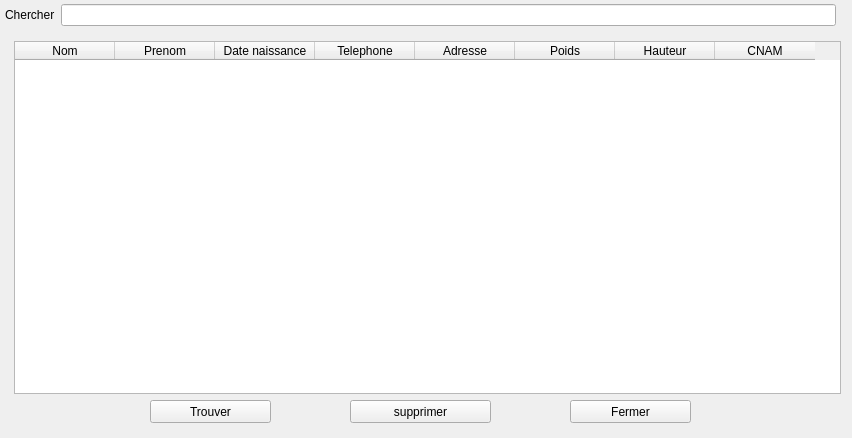
<?xml version="1.0" encoding="UTF-8"?>
<ui version="4.0">
 <class>MainWindow</class>
 <widget class="QMainWindow" name="MainWindow">
  <property name="geometry">
   <rect>
    <x>0</x>
    <y>0</y>
    <width>852</width>
    <height>438</height>
   </rect>
  </property>
  <property name="windowTitle">
   <string>Supprimer patient</string>
  </property>
  <widget class="QWidget" name="centralwidget">
   <widget class="QPushButton" name="fermer">
    <property name="geometry">
     <rect>
      <x>570</x>
      <y>400</y>
      <width>121</width>
      <height>23</height>
     </rect>
    </property>
    <property name="text">
     <string>Fermer</string>
    </property>
   </widget>
   <widget class="QTableWidget" name="patient">
    <property name="geometry">
     <rect>
      <x>14</x>
      <y>41</y>
      <width>827</width>
      <height>353</height>
     </rect>
    </property>
    <property name="alternatingRowColors">
     <bool>true</bool>
    </property>
    <attribute name="horizontalHeaderDefaultSectionSize">
     <number>100</number>
    </attribute>
    <column>
     <property name="text">
      <string>Nom</string>
     </property>
    </column>
    <column>
     <property name="text">
      <string>Prenom</string>
     </property>
    </column>
    <column>
     <property name="text">
      <string>Date naissance</string>
     </property>
    </column>
    <column>
     <property name="text">
      <string>Telephone</string>
     </property>
    </column>
    <column>
     <property name="text">
      <string>Adresse</string>
     </property>
    </column>
    <column>
     <property name="text">
      <string>Poids</string>
     </property>
    </column>
    <column>
     <property name="text">
      <string>Hauteur</string>
     </property>
    </column>
    <column>
     <property name="text">
      <string>CNAM</string>
     </property>
    </column>
   </widget>
   <widget class="QWidget" name="layoutWidget">
    <property name="geometry">
     <rect>
      <x>5</x>
      <y>4</y>
      <width>831</width>
      <height>22</height>
     </rect>
    </property>
    <layout class="QHBoxLayout" name="horizontalLayout_2">
     <item>
      <widget class="QLabel" name="label_2">
       <property name="sizePolicy">
        <sizepolicy hsizetype="Fixed" vsizetype="Preferred">
         <horstretch>0</horstretch>
         <verstretch>0</verstretch>
        </sizepolicy>
       </property>
       <property name="text">
        <string>Chercher</string>
       </property>
      </widget>
     </item>
     <item>
      <widget class="QLineEdit" name="chercher">
       <property name="sizePolicy">
        <sizepolicy hsizetype="Minimum" vsizetype="Fixed">
         <horstretch>0</horstretch>
         <verstretch>0</verstretch>
        </sizepolicy>
       </property>
       <property name="clearButtonEnabled">
        <bool>true</bool>
       </property>
      </widget>
     </item>
    </layout>
   </widget>
   <widget class="QPushButton" name="prouver">
    <property name="geometry">
     <rect>
      <x>150</x>
      <y>400</y>
      <width>121</width>
      <height>23</height>
     </rect>
    </property>
    <property name="text">
     <string>Trouver</string>
    </property>
   </widget>
   <widget class="QPushButton" name="supprimer">
    <property name="geometry">
     <rect>
      <x>350</x>
      <y>400</y>
      <width>141</width>
      <height>23</height>
     </rect>
    </property>
    <property name="text">
     <string>supprimer</string>
    </property>
   </widget>
  </widget>
 </widget>
 <resources/>
 <connections/>
</ui>
